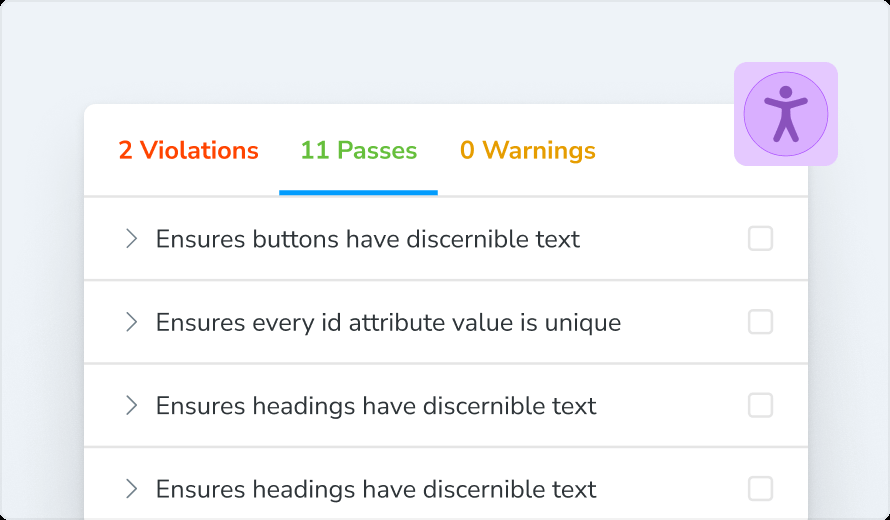
#> input picture frontend/src/stories/assets/accessibility.png, 890 x 520 px
$ python -i classical_cv.py   (imports and definitions only)
#> lines starting #> are read from the running program, lines starting #| are printed output that depends on the picture
"""
Classical computer vision line extraction methods.

Implements traditional edge detection algorithms (Canny, XDoG)
as fast, deterministic alternatives to ML models.
"""

import logging

import cv2
import numpy as np

logger = logging.getLogger(__name__)


class CannyEdgeDetector:
    """
    Canny edge detection for line art extraction.

    Fast, deterministic edge detection suitable for CPU processing.
    """

    def __init__(
        self,
        low_threshold: int = 50,
        high_threshold: int = 150,
        aperture_size: int = 3,
        l2_gradient: bool = True,
    ):
        """
        Initialize Canny edge detector.

        Args:
            low_threshold: Lower threshold for edge detection
            high_threshold: Upper threshold for edge detection
            aperture_size: Aperture size for Sobel operator (3, 5, or 7)
            l2_gradient: Use L2 norm for gradient calculation
        """
        self.low_threshold = low_threshold
        self.high_threshold = high_threshold
        self.aperture_size = aperture_size
        self.l2_gradient = l2_gradient

    def extract_lines(
        self,
        image: np.ndarray,
        blur_kernel: tuple[int, int] = (5, 5),
        blur_sigma: float = 1.0,
    ) -> np.ndarray:
        """
        Extract line art from image using Canny edge detection.

        Args:
            image: Input RGB or grayscale image
            blur_kernel: Gaussian blur kernel size
            blur_sigma: Gaussian blur sigma

        Returns:
            Binary edge map (255 = edge, 0 = no edge)
        """
#> called with blur_kernel = (5, 5), blur_sigma = 1
        if len(image.shape) == 3:
            gray = cv2.cvtColor(image, cv2.COLOR_RGB2GRAY)
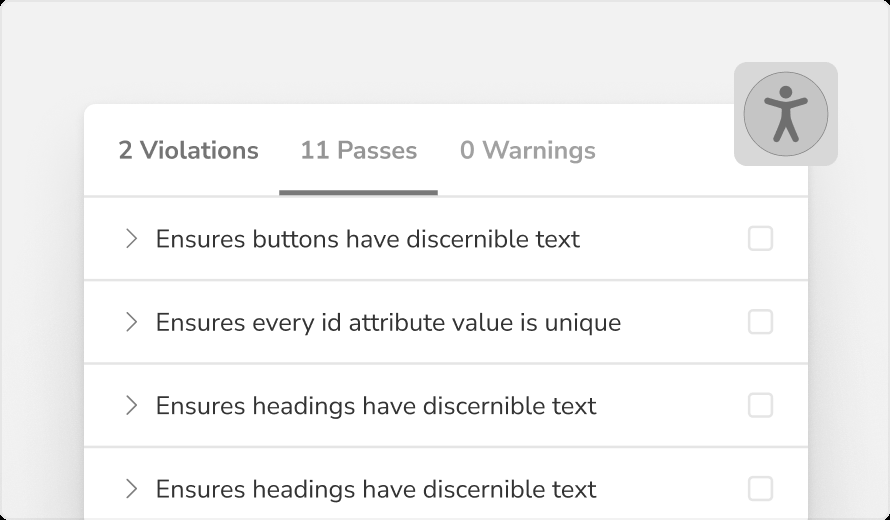
#> gray: shape (520, 890); min 0, max 255, mean 243.5
        else:
            gray = image.copy()

        blurred = cv2.GaussianBlur(gray, blur_kernel, blur_sigma)

        edges = cv2.Canny(
            blurred,
            self.low_threshold,
            self.high_threshold,
            apertureSize=self.aperture_size,
            L2gradient=self.l2_gradient,
        )
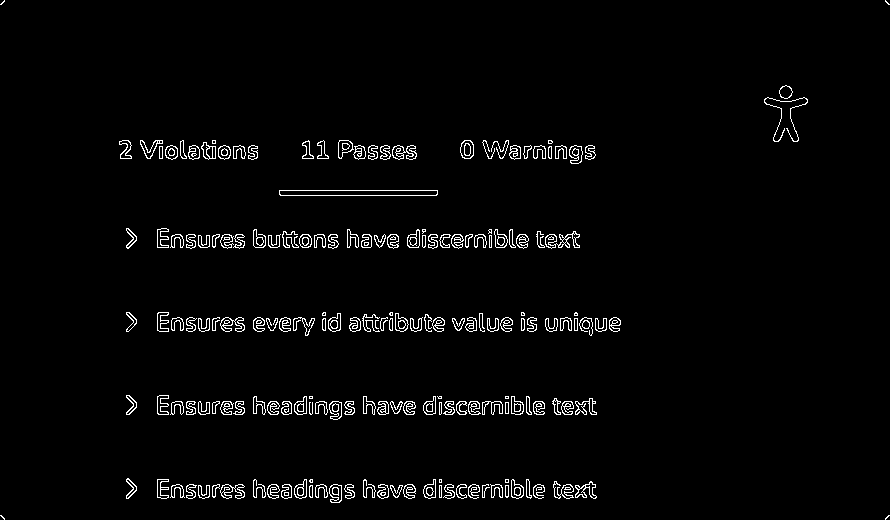
#> edges: shape (520, 890); 2.5% white in thin lines or dots

        logger.debug(f"Canny edge detection: {np.sum(edges > 0)} edge pixels")
        return edges


class BilateralCannyDetector:
    """
    Enhanced Canny edge detection with bilateral filtering.

    Preserves edges while smoothing noise, producing cleaner line art.
    """

    # [50 lines left out: functions __init__, extract_lines, not called in this run]


class XDoGExtractor:
    """
    Extended Difference of Gaussians (XDoG) for stylized line art.

    Produces artistic line drawings with adjustable line thickness
    and contrast.
    """

    # [80 lines left out: functions __init__, extract_lines, auto_canny, not called in this run]

>>> import cv2
>>> picture = cv2.cvtColor(cv2.imread('../../../frontend/src/stories/assets/accessibility.png'), cv2.COLOR_BGR2RGB)
>>> result = CannyEdgeDetector().extract_lines(picture)
